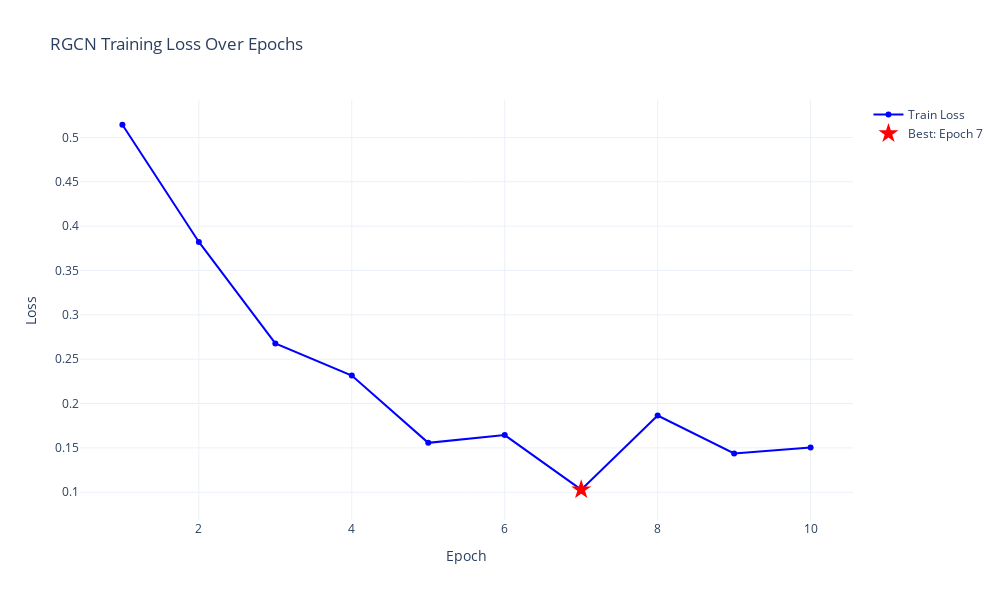

The notebook cell this image was saved under:
### Markdown cell above
## PLOT TRAINING HISTORY

### Code cell
import json
from pathlib import Path

# Install plotly if needed
try:
    import plotly.graph_objects as go
except ImportError:
    print("Installing plotly...")
    import subprocess
    subprocess.check_call(['pip', 'install', 'plotly'])
    import plotly.graph_objects as go

# Load the saved history
history_path = Path("models/rgcn_checkpoints/training_history.json")

if not history_path.exists():
    print(f"File not found: {history_path}")
else:
    with open(history_path, 'r') as f:
        history = json.load(f)
    
    # Find best epoch
    best_epoch_idx = history['train_loss'].index(min(history['train_loss']))
    best_epoch = history['epoch'][best_epoch_idx]
    best_loss = history['train_loss'][best_epoch_idx]
    
    # Create interactive plot with Plotly
    fig = go.Figure()
    
    # Add training loss line
    fig.add_trace(go.Scatter(
        x=history['epoch'],
        y=history['train_loss'],
        mode='lines+markers',
        name='Train Loss',
        line=dict(color='blue', width=2),
        marker=dict(size=6)
    ))
    
    # Add best epoch marker
    fig.add_trace(go.Scatter(
        x=[best_epoch],
        y=[best_loss],
        mode='markers',
        name=f'Best: Epoch {best_epoch}',
        marker=dict(size=15, color='red', symbol='star')
    ))
    
    # Update layout
    fig.update_layout(
        title='RGCN Training Loss Over Epochs',
        xaxis_title='Epoch',
        yaxis_title='Loss',
        hovermode='x unified',
        template='plotly_white',
        width=1000,
        height=600
    )
    
    # Save as interactive HTML
    html_path = Path("models/rgcn_checkpoints/training_plot.html")
    fig.write_html(str(html_path))
    print(f"✓ Interactive plot saved to: {html_path}")
    print(f"  Open this file in your web browser to view the plot")
    
    # Also save as static image (PNG)
    try:
        png_path = Path("models/rgcn_checkpoints/training_plot.png")
        fig.write_image(str(png_path))
        print(f"✓ Static plot saved to: {png_path}")
    except:
        print("  (PNG export requires kaleido: pip install kaleido)")
    
    # Display in notebook (should be stable)
    fig.show()
    
    print(f"\n✓ Best epoch: {best_epoch} with loss: {best_loss:.4f}")

### Figure 1 — Plotly figure (JSON) as saved in the notebook; plotly's stock layout.template omitted (floating-point values rounded to 4 significant figures)
{"data": [{"line": {"color": "blue", "width": 2}, "marker": {"size": 6}, "mode": "lines+markers", "name": "Train Loss", "type": "scatter", "x": [1, 2, 3, 4, 5, 6, 7, 8, 9, 10], "y": [0.5143, 0.3822, 0.2678, 0.2315, 0.1557, 0.1645, 0.103, 0.1865, 0.1437, 0.1504]}, {"marker": {"color": "red", "size": 15, "symbol": "star"}, "mode": "markers", "name": "Best: Epoch 7", "type": "scatter", "x": [7], "y": [0.103]}], "layout": {"height": 600, "hovermode": "x unified", "title": {"text": "RGCN Training Loss Over Epochs"}, "width": 1000, "xaxis": {"title": {"text": "Epoch"}}, "yaxis": {"title": {"text": "Loss"}}}}
